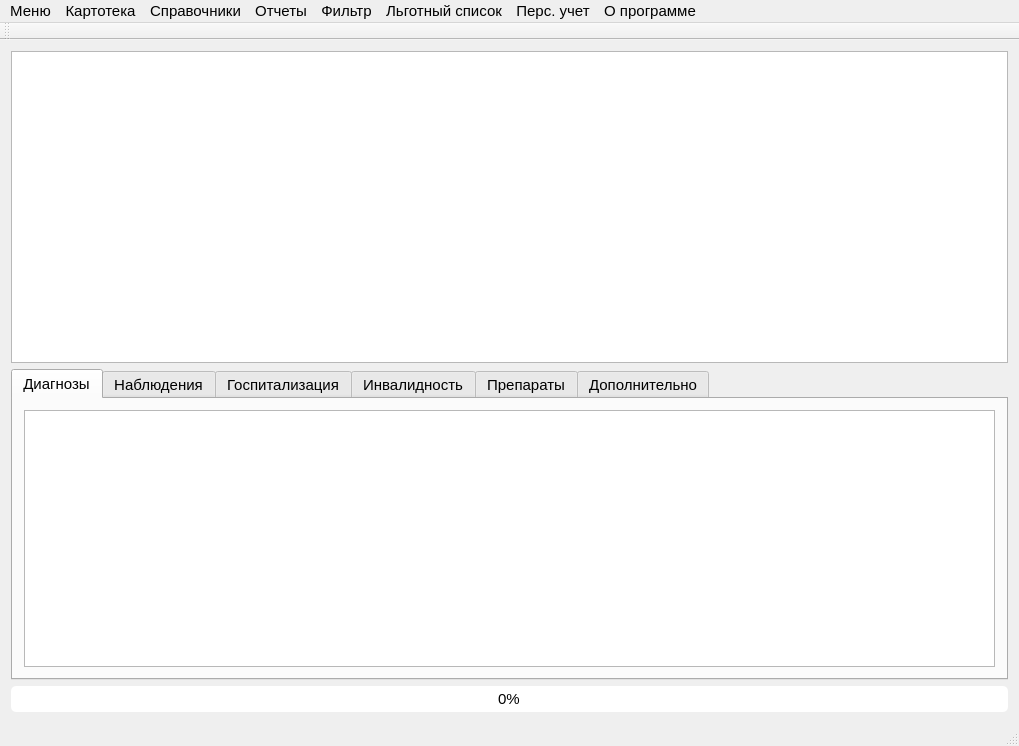
<?xml version="1.0" encoding="UTF-8"?>
<ui version="4.0">
 <class>MainWindow</class>
 <widget class="QMainWindow" name="MainWindow">
  <property name="geometry">
   <rect>
    <x>0</x>
    <y>0</y>
    <width>1019</width>
    <height>746</height>
   </rect>
  </property>
  <property name="font">
   <font>
    <pointsize>11</pointsize>
   </font>
  </property>
  <property name="cursor">
   <cursorShape>ArrowCursor</cursorShape>
  </property>
  <property name="contextMenuPolicy">
   <enum>Qt::NoContextMenu</enum>
  </property>
  <property name="windowTitle">
   <string>Главное окно</string>
  </property>
  <property name="windowIcon">
   <iconset resource="images.qrc">
    <normaloff>:/icon/png/images/NZT.png</normaloff>:/icon/png/images/NZT.png</iconset>
  </property>
  <widget class="QWidget" name="centralWidget">
   <property name="font">
    <font>
     <pointsize>11</pointsize>
    </font>
   </property>
   <layout class="QVBoxLayout" name="verticalLayout">
    <item>
     <widget class="QTableWidget" name="tableWidget">
      <property name="font">
       <font>
        <pointsize>11</pointsize>
        <kerning>true</kerning>
       </font>
      </property>
      <property name="contextMenuPolicy">
       <enum>Qt::CustomContextMenu</enum>
      </property>
      <property name="toolTip">
       <string>&lt;html&gt;&lt;head/&gt;&lt;body&gt;&lt;p&gt;Это главная таблица, здесь выводяться результаты поиска&lt;/p&gt;&lt;/body&gt;&lt;/html&gt;</string>
      </property>
      <property name="styleSheet">
       <string notr="true">QHeaderView::down-arrow {
image: url(:/icon/png/images/sortIndicatorDown.png); 
}
QHeaderView::up-arrow {
image: url(:/icon/png/images/sortIndicatorUp.png); 
}</string>
      </property>
      <property name="editTriggers">
       <set>QAbstractItemView::NoEditTriggers</set>
      </property>
      <property name="tabKeyNavigation">
       <bool>true</bool>
      </property>
      <property name="showDropIndicator" stdset="0">
       <bool>false</bool>
      </property>
      <property name="dragDropOverwriteMode">
       <bool>false</bool>
      </property>
      <property name="selectionMode">
       <enum>QAbstractItemView::SingleSelection</enum>
      </property>
      <property name="selectionBehavior">
       <enum>QAbstractItemView::SelectRows</enum>
      </property>
      <property name="gridStyle">
       <enum>Qt::SolidLine</enum>
      </property>
      <property name="sortingEnabled">
       <bool>true</bool>
      </property>
     </widget>
    </item>
    <item>
     <widget class="QTabWidget" name="tabWidget_invalid_psi">
      <property name="font">
       <font>
        <pointsize>11</pointsize>
       </font>
      </property>
      <property name="tabPosition">
       <enum>QTabWidget::North</enum>
      </property>
      <property name="tabShape">
       <enum>QTabWidget::Rounded</enum>
      </property>
      <property name="currentIndex">
       <number>0</number>
      </property>
      <property name="documentMode">
       <bool>false</bool>
      </property>
      <property name="movable">
       <bool>true</bool>
      </property>
      <widget class="QWidget" name="tab">
       <attribute name="title">
        <string>Диагнозы</string>
       </attribute>
       <layout class="QVBoxLayout" name="verticalLayout_10">
        <item>
         <widget class="QTableWidget" name="tableWidget_2">
          <property name="contextMenuPolicy">
           <enum>Qt::CustomContextMenu</enum>
          </property>
          <property name="editTriggers">
           <set>QAbstractItemView::NoEditTriggers</set>
          </property>
          <property name="selectionMode">
           <enum>QAbstractItemView::SingleSelection</enum>
          </property>
          <property name="selectionBehavior">
           <enum>QAbstractItemView::SelectRows</enum>
          </property>
         </widget>
        </item>
       </layout>
      </widget>
      <widget class="QWidget" name="tab_view">
       <attribute name="title">
        <string>Наблюдения</string>
       </attribute>
       <layout class="QHBoxLayout" name="horizontalLayout">
        <item>
         <widget class="QGroupBox" name="groupBox">
          <property name="font">
           <font>
            <pointsize>11</pointsize>
           </font>
          </property>
          <property name="title">
           <string>Динамика наблюдения</string>
          </property>
          <layout class="QVBoxLayout" name="verticalLayout_3">
           <item>
            <widget class="QTableWidget" name="tableWidget_dynamic_view">
             <property name="contextMenuPolicy">
              <enum>Qt::CustomContextMenu</enum>
             </property>
             <property name="editTriggers">
              <set>QAbstractItemView::NoEditTriggers</set>
             </property>
             <property name="alternatingRowColors">
              <bool>false</bool>
             </property>
             <property name="selectionMode">
              <enum>QAbstractItemView::SingleSelection</enum>
             </property>
             <property name="selectionBehavior">
              <enum>QAbstractItemView::SelectRows</enum>
             </property>
             <property name="sortingEnabled">
              <bool>true</bool>
             </property>
            </widget>
           </item>
          </layout>
         </widget>
        </item>
        <item>
         <widget class="QGroupBox" name="groupBox_2">
          <property name="title">
           <string>Контроль посещений</string>
          </property>
          <layout class="QVBoxLayout" name="verticalLayout_2">
           <item>
            <widget class="QTableWidget" name="tableWidget_control_pos">
             <property name="contextMenuPolicy">
              <enum>Qt::CustomContextMenu</enum>
             </property>
             <property name="editTriggers">
              <set>QAbstractItemView::NoEditTriggers</set>
             </property>
             <property name="selectionMode">
              <enum>QAbstractItemView::SingleSelection</enum>
             </property>
             <property name="selectionBehavior">
              <enum>QAbstractItemView::SelectRows</enum>
             </property>
             <property name="sortingEnabled">
              <bool>true</bool>
             </property>
            </widget>
           </item>
          </layout>
         </widget>
        </item>
       </layout>
      </widget>
      <widget class="QWidget" name="tab_hospitalization">
       <attribute name="title">
        <string>Госпитализация</string>
       </attribute>
       <layout class="QHBoxLayout" name="horizontalLayout_3">
        <item>
         <widget class="QGroupBox" name="groupBox_5">
          <property name="title">
           <string>Сведения о госпитализации</string>
          </property>
          <layout class="QVBoxLayout" name="verticalLayout_6">
           <item>
            <widget class="QTableWidget" name="tableWidget_sved_gospital">
             <property name="editTriggers">
              <set>QAbstractItemView::NoEditTriggers</set>
             </property>
             <property name="selectionMode">
              <enum>QAbstractItemView::SingleSelection</enum>
             </property>
             <property name="selectionBehavior">
              <enum>QAbstractItemView::SelectRows</enum>
             </property>
             <property name="sortingEnabled">
              <bool>true</bool>
             </property>
            </widget>
           </item>
          </layout>
         </widget>
        </item>
        <item>
         <widget class="QGroupBox" name="groupBox_6">
          <property name="title">
           <string>Отметки о случаях временной нетрудоспособности</string>
          </property>
          <layout class="QVBoxLayout" name="verticalLayout_7">
           <item>
            <widget class="QTableWidget" name="tableWidget_point_time_notwork">
             <property name="editTriggers">
              <set>QAbstractItemView::NoEditTriggers</set>
             </property>
             <property name="selectionMode">
              <enum>QAbstractItemView::SingleSelection</enum>
             </property>
             <property name="selectionBehavior">
              <enum>QAbstractItemView::SelectRows</enum>
             </property>
             <property name="sortingEnabled">
              <bool>true</bool>
             </property>
            </widget>
           </item>
          </layout>
         </widget>
        </item>
       </layout>
      </widget>
      <widget class="QWidget" name="tab_invalid">
       <attribute name="title">
        <string>Инвалидность</string>
       </attribute>
       <layout class="QHBoxLayout" name="horizontalLayout_4">
        <item>
         <widget class="QGroupBox" name="groupBox_7">
          <property name="title">
           <string>Инвалидность по психическому заболеванию</string>
          </property>
          <layout class="QVBoxLayout" name="verticalLayout_8">
           <item>
            <widget class="QTableWidget" name="tableWidget_8">
             <property name="editTriggers">
              <set>QAbstractItemView::NoEditTriggers</set>
             </property>
             <property name="selectionMode">
              <enum>QAbstractItemView::SingleSelection</enum>
             </property>
             <property name="selectionBehavior">
              <enum>QAbstractItemView::SelectRows</enum>
             </property>
             <property name="sortingEnabled">
              <bool>true</bool>
             </property>
            </widget>
           </item>
          </layout>
         </widget>
        </item>
       </layout>
      </widget>
      <widget class="QWidget" name="tab_medicaments">
       <attribute name="title">
        <string>Препараты</string>
       </attribute>
       <layout class="QHBoxLayout" name="horizontalLayout_5">
        <item>
         <widget class="QGroupBox" name="groupBox_8">
          <property name="title">
           <string>Получаемые пациентом препараты</string>
          </property>
          <layout class="QVBoxLayout" name="verticalLayout_9">
           <item>
            <widget class="QTableWidget" name="tableWidget_preparat_patient">
             <property name="editTriggers">
              <set>QAbstractItemView::NoEditTriggers</set>
             </property>
             <property name="selectionMode">
              <enum>QAbstractItemView::SingleSelection</enum>
             </property>
             <property name="selectionBehavior">
              <enum>QAbstractItemView::SelectRows</enum>
             </property>
             <property name="sortingEnabled">
              <bool>true</bool>
             </property>
            </widget>
           </item>
          </layout>
         </widget>
        </item>
       </layout>
      </widget>
      <widget class="QWidget" name="tab_additional">
       <attribute name="title">
        <string>Дополнительно</string>
       </attribute>
       <layout class="QHBoxLayout" name="horizontalLayout_2">
        <item>
         <widget class="QGroupBox" name="groupBox_3">
          <property name="title">
           <string>Суицидальные попытки</string>
          </property>
          <layout class="QVBoxLayout" name="verticalLayout_4">
           <item>
            <widget class="QTableWidget" name="tableWidget_suicid">
             <property name="editTriggers">
              <set>QAbstractItemView::NoEditTriggers</set>
             </property>
             <property name="selectionMode">
              <enum>QAbstractItemView::SingleSelection</enum>
             </property>
             <property name="selectionBehavior">
              <enum>QAbstractItemView::SelectRows</enum>
             </property>
             <property name="sortingEnabled">
              <bool>true</bool>
             </property>
            </widget>
           </item>
          </layout>
         </widget>
        </item>
        <item>
         <widget class="QGroupBox" name="groupBox_4">
          <property name="title">
           <string>Принудительное лечение</string>
          </property>
          <layout class="QVBoxLayout" name="verticalLayout_5">
           <item>
            <widget class="QTableWidget" name="tableWidget_fuke">
             <property name="editTriggers">
              <set>QAbstractItemView::NoEditTriggers</set>
             </property>
             <property name="selectionMode">
              <enum>QAbstractItemView::SingleSelection</enum>
             </property>
             <property name="selectionBehavior">
              <enum>QAbstractItemView::SelectRows</enum>
             </property>
             <property name="sortingEnabled">
              <bool>true</bool>
             </property>
            </widget>
           </item>
          </layout>
         </widget>
        </item>
       </layout>
      </widget>
     </widget>
    </item>
    <item>
     <widget class="QProgressBar" name="progressBar">
      <property name="font">
       <font>
        <pointsize>11</pointsize>
       </font>
      </property>
      <property name="styleSheet">
       <string notr="true">QProgressBar::chunk {
background-color:cyan;
border: 2px solid black;
border-radius: 5px;
}
QProgressBar{
text-align: center;
border-radius: 5px;
}</string>
      </property>
      <property name="value">
       <number>0</number>
      </property>
      <property name="orientation">
       <enum>Qt::Horizontal</enum>
      </property>
      <property name="invertedAppearance">
       <bool>false</bool>
      </property>
     </widget>
    </item>
   </layout>
  </widget>
  <widget class="QMenuBar" name="menuBar">
   <property name="geometry">
    <rect>
     <x>0</x>
     <y>0</y>
     <width>1019</width>
     <height>23</height>
    </rect>
   </property>
   <property name="font">
    <font>
     <pointsize>11</pointsize>
    </font>
   </property>
   <property name="nativeMenuBar">
    <bool>false</bool>
   </property>
   <widget class="QMenu" name="menu">
    <property name="tearOffEnabled">
     <bool>false</bool>
    </property>
    <property name="title">
     <string>Меню</string>
    </property>
    <property name="separatorsCollapsible">
     <bool>false</bool>
    </property>
    <addaction name="action_settings_program"/>
    <addaction name="action"/>
   </widget>
   <widget class="QMenu" name="menu_2">
    <property name="title">
     <string>Картотека</string>
    </property>
   </widget>
   <widget class="QMenu" name="menu_3">
    <property name="title">
     <string>Справочники</string>
    </property>
   </widget>
   <widget class="QMenu" name="menu_4">
    <property name="title">
     <string>Отчеты</string>
    </property>
    <addaction name="action_report_1"/>
    <addaction name="action_report_2"/>
    <addaction name="separator"/>
    <addaction name="action_report_3"/>
    <addaction name="action_report_4"/>
    <addaction name="action_report_5"/>
    <addaction name="action_report_6"/>
    <addaction name="separator"/>
    <addaction name="action_report_7"/>
    <addaction name="action_report_8"/>
    <addaction name="action_report_9"/>
    <addaction name="action_report_10"/>
    <addaction name="separator"/>
    <addaction name="action_report_11"/>
    <addaction name="action_report_12"/>
    <addaction name="separator"/>
    <addaction name="action_report_13"/>
    <addaction name="action_report_14"/>
    <addaction name="action_report_15"/>
    <addaction name="separator"/>
    <addaction name="action_report_16"/>
    <addaction name="action_report_17"/>
    <addaction name="separator"/>
    <addaction name="action_report_18"/>
    <addaction name="action_report_19"/>
    <addaction name="action_report_20"/>
    <addaction name="action_report_21"/>
    <addaction name="action_report_22"/>
    <addaction name="action_report_23"/>
    <addaction name="action_report_24"/>
   </widget>
   <widget class="QMenu" name="menu_5">
    <property name="title">
     <string>Фильтр</string>
    </property>
   </widget>
   <widget class="QMenu" name="menu_6">
    <property name="title">
     <string>Льготный список</string>
    </property>
   </widget>
   <widget class="QMenu" name="menu_7">
    <property name="title">
     <string>Перс. учет</string>
    </property>
   </widget>
   <widget class="QMenu" name="menu_9">
    <property name="title">
     <string>О программе</string>
    </property>
   </widget>
   <addaction name="menu"/>
   <addaction name="menu_2"/>
   <addaction name="menu_3"/>
   <addaction name="menu_4"/>
   <addaction name="menu_5"/>
   <addaction name="menu_6"/>
   <addaction name="menu_7"/>
   <addaction name="menu_9"/>
  </widget>
  <widget class="QToolBar" name="mainToolBar">
   <property name="contextMenuPolicy">
    <enum>Qt::NoContextMenu</enum>
   </property>
   <attribute name="toolBarArea">
    <enum>TopToolBarArea</enum>
   </attribute>
   <attribute name="toolBarBreak">
    <bool>false</bool>
   </attribute>
  </widget>
  <widget class="QStatusBar" name="statusBar"/>
  <action name="action">
   <property name="text">
    <string>Выход</string>
   </property>
  </action>
  <action name="action_report_1">
   <property name="text">
    <string>Госпитализация по нозологии</string>
   </property>
  </action>
  <action name="action_report_2">
   <property name="text">
    <string>Госпитализация по нозологии и направлениям</string>
   </property>
  </action>
  <action name="action_report_3">
   <property name="text">
    <string>Взятые на учет за период</string>
   </property>
  </action>
  <action name="action_report_4">
   <property name="text">
    <string>Взятые на учет по участкам и причинам постановки</string>
   </property>
  </action>
  <action name="action_report_5">
   <property name="text">
    <string>Снятые с учета за период</string>
   </property>
  </action>
  <action name="action_report_6">
   <property name="text">
    <string>Снятые с учета по причинам снятия</string>
   </property>
  </action>
  <action name="action_report_7">
   <property name="text">
    <string>Госпитализация по участкам</string>
   </property>
  </action>
  <action name="action_report_8">
   <property name="text">
    <string>Инвалидность по нозологии</string>
   </property>
  </action>
  <action name="action_report_9">
   <property name="text">
    <string>Динамика инвалидности</string>
   </property>
  </action>
  <action name="action_report_10">
   <property name="text">
    <string>Инвалидность по участкам за год</string>
   </property>
  </action>
  <action name="action_report_11">
   <property name="text">
    <string>Состав пациентов по нозологии и ДК учету</string>
   </property>
  </action>
  <action name="action_report_12">
   <property name="text">
    <string>Состав пациентов по нозологии</string>
   </property>
  </action>
  <action name="action_report_13">
   <property name="text">
    <string>Пациенты на АДН</string>
   </property>
  </action>
  <action name="action_report_14">
   <property name="text">
    <string>Пациенты на принудительном лечении</string>
   </property>
  </action>
  <action name="action_report_15">
   <property name="text">
    <string>Суицидальные попытки</string>
   </property>
  </action>
  <action name="action_report_16">
   <property name="text">
    <string>Больничные листы</string>
   </property>
  </action>
  <action name="action_report_17">
   <property name="text">
    <string>Больничные листы по возрастам</string>
   </property>
  </action>
  <action name="action_report_18">
   <property name="text">
    <string>Призывной возраст</string>
   </property>
  </action>
  <action name="action_report_19">
   <property name="text">
    <string>Форма №10 (годовая)</string>
   </property>
  </action>
  <action name="action_report_20">
   <property name="text">
    <string>Форма №36 (годовая)</string>
   </property>
  </action>
  <action name="action_report_21">
   <property name="text">
    <string>Форма №36 (годовая) II часть</string>
   </property>
  </action>
  <action name="action_report_22">
   <property name="text">
    <string>Состав пациентов для ОргМедОтдела</string>
   </property>
  </action>
  <action name="action_report_23">
   <property name="text">
    <string>Диагнозы в ф10</string>
   </property>
  </action>
  <action name="action_report_24">
   <property name="text">
    <string>Ф10 по диагнозам</string>
   </property>
  </action>
  <action name="action_settings_program">
   <property name="text">
    <string>Настройка программы</string>
   </property>
  </action>
 </widget>
 <layoutdefault spacing="6" margin="11"/>
 <resources>
  <include location="images.qrc"/>
 </resources>
 <connections/>
</ui>
